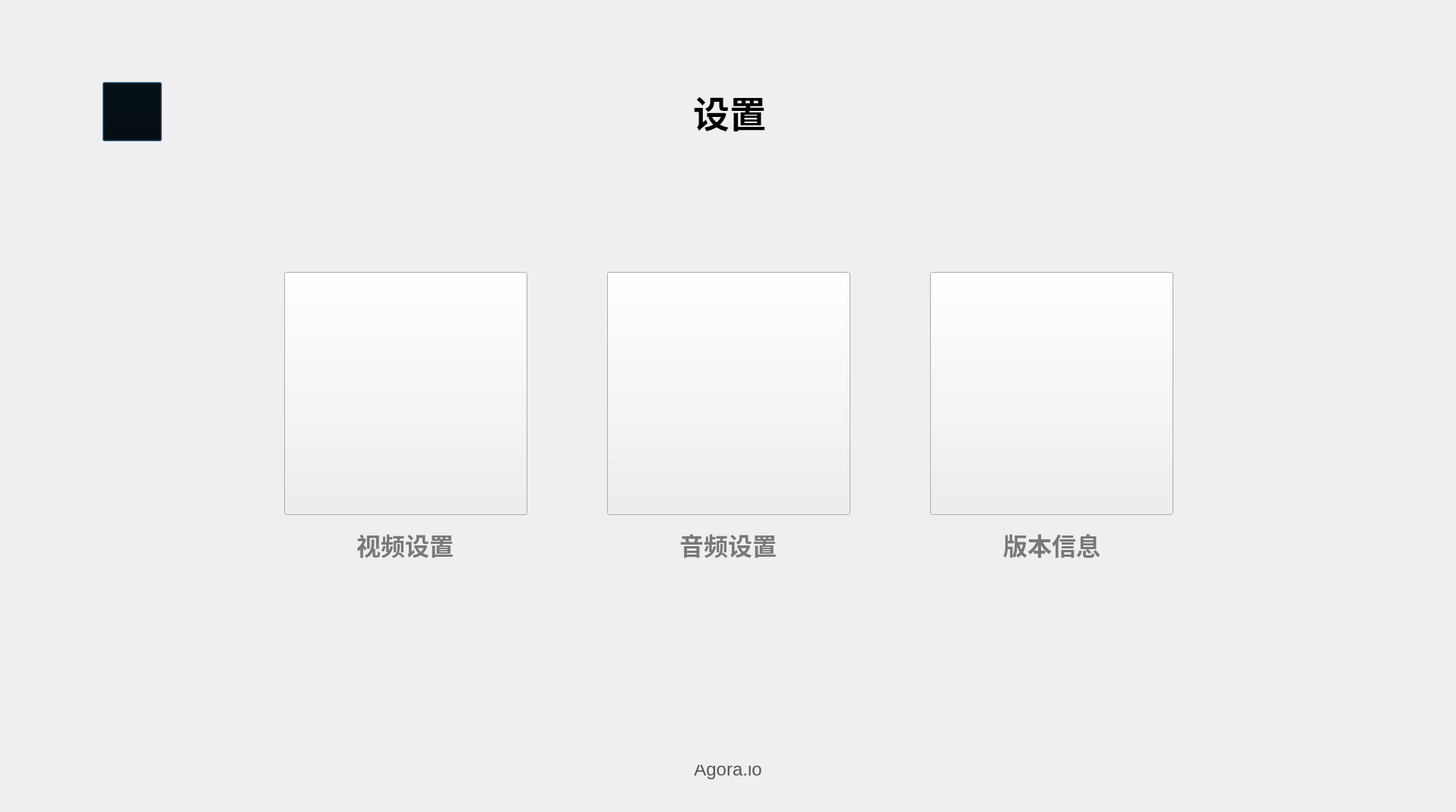
<?xml version="1.0" encoding="UTF-8"?>
<ui version="4.0">
 <class>DlgSettings</class>
 <widget class="QDialog" name="DlgSettings">
  <property name="geometry">
   <rect>
    <x>0</x>
    <y>0</y>
    <width>1916</width>
    <height>1069</height>
   </rect>
  </property>
  <property name="sizePolicy">
   <sizepolicy hsizetype="Ignored" vsizetype="Ignored">
    <horstretch>0</horstretch>
    <verstretch>0</verstretch>
   </sizepolicy>
  </property>
  <property name="minimumSize">
   <size>
    <width>960</width>
    <height>540</height>
   </size>
  </property>
  <property name="maximumSize">
   <size>
    <width>3840</width>
    <height>2160</height>
   </size>
  </property>
  <property name="windowTitle">
   <string>AgoraCourse</string>
  </property>
  <property name="styleSheet">
   <string notr="true"/>
  </property>
  <property name="sizeGripEnabled">
   <bool>false</bool>
  </property>
  <widget class="QWidget" name="horizontalLayoutWidget">
   <property name="geometry">
    <rect>
     <x>0</x>
     <y>0</y>
     <width>1928</width>
     <height>1088</height>
    </rect>
   </property>
   <layout class="QVBoxLayout" name="verticalLayout">
    <property name="spacing">
     <number>0</number>
    </property>
    <property name="sizeConstraint">
     <enum>QLayout::SetNoConstraint</enum>
    </property>
    <property name="leftMargin">
     <number>0</number>
    </property>
    <property name="topMargin">
     <number>0</number>
    </property>
    <item>
     <layout class="QHBoxLayout" name="horizontalLayout_titleButton" stretch="0,0,0">
      <property name="spacing">
       <number>26</number>
      </property>
      <property name="sizeConstraint">
       <enum>QLayout::SetDefaultConstraint</enum>
      </property>
      <property name="leftMargin">
       <number>1692</number>
      </property>
      <property name="topMargin">
       <number>10</number>
      </property>
      <property name="rightMargin">
       <number>20</number>
      </property>
      <property name="bottomMargin">
       <number>0</number>
      </property>
      <item>
       <widget class="QPushButton" name="maxButton">
        <property name="sizePolicy">
         <sizepolicy hsizetype="Preferred" vsizetype="Preferred">
          <horstretch>50</horstretch>
          <verstretch>50</verstretch>
         </sizepolicy>
        </property>
        <property name="minimumSize">
         <size>
          <width>50</width>
          <height>50</height>
         </size>
        </property>
        <property name="maximumSize">
         <size>
          <width>50</width>
          <height>50</height>
         </size>
        </property>
        <property name="styleSheet">
         <string notr="true">QPushButton#maxButton{
    border-image: url(:/AgoraCourse/Resources/dualTeacher/change-glbbtn.png);
    background-image: url(:/AgoraCourse/Resources/dualTeacher/);
    background-color:rgba(0,0,0,0);
}
QPushButton#maxButton:hover {
     border-image: url(:/AgoraCourse/Resources/dualTeacher/change-glbbtn.png);
    background-color:rgba(0,0,0,0);
}
QPushButton#maxButton:pressed {
    border-image: url(:/AgoraCourse/Resources/dualTeacher/change-glbbtn.png);
     background-color:rgba(0,0,0,0);
};
</string>
        </property>
        <property name="text">
         <string/>
        </property>
        <property name="iconSize">
         <size>
          <width>18</width>
          <height>18</height>
         </size>
        </property>
        <property name="autoDefault">
         <bool>false</bool>
        </property>
        <property name="flat">
         <bool>true</bool>
        </property>
       </widget>
      </item>
      <item>
       <widget class="QPushButton" name="minButton">
        <property name="sizePolicy">
         <sizepolicy hsizetype="Ignored" vsizetype="Ignored">
          <horstretch>0</horstretch>
          <verstretch>0</verstretch>
         </sizepolicy>
        </property>
        <property name="minimumSize">
         <size>
          <width>50</width>
          <height>50</height>
         </size>
        </property>
        <property name="maximumSize">
         <size>
          <width>50</width>
          <height>50</height>
         </size>
        </property>
        <property name="styleSheet">
         <string notr="true">QPushButton#minButton{
    border-image: url(:/AgoraCourse/Resources/dualTeacher/mix-glbbtn.png); 
    background-image: url(:/AgoraCourse/Resources/dualTeacher/);
    background-color:rgba(0,0,0,0);
}
QPushButton#minButton:hover {
     background-color:rgba(0,0,0,0);
         border-image: url(:/AgoraCourse/Resources/dualTeacher/mix-glbbtn.png); 
}
QPushButton#minButton:pressed {
    background-color:rgba(0,0,0,0);
    border-image: url(:/AgoraCourse/Resources/dualTeacher/mix-glbbtn.png); 
};
</string>
        </property>
        <property name="text">
         <string/>
        </property>
        <property name="iconSize">
         <size>
          <width>18</width>
          <height>18</height>
         </size>
        </property>
        <property name="autoDefault">
         <bool>false</bool>
        </property>
        <property name="flat">
         <bool>true</bool>
        </property>
       </widget>
      </item>
      <item>
       <widget class="QPushButton" name="closeButton">
        <property name="sizePolicy">
         <sizepolicy hsizetype="Preferred" vsizetype="Preferred">
          <horstretch>0</horstretch>
          <verstretch>0</verstretch>
         </sizepolicy>
        </property>
        <property name="minimumSize">
         <size>
          <width>50</width>
          <height>50</height>
         </size>
        </property>
        <property name="maximumSize">
         <size>
          <width>50</width>
          <height>50</height>
         </size>
        </property>
        <property name="styleSheet">
         <string notr="true">QPushButton#closeButton{
    border-image: url(:/AgoraCourse/Resources/dualTeacher/closes-glbbtn.png);
    background-image: url(:/AgoraCourse/Resources/dualTeacher/);
   background-color:rgba(0,0,0,0);
}
QPushButton#closeButton:hover {
    background-color:rgba(0,0,0,0);
    background-image: url(:/AgoraCourse/Resources/dualTeacher/);
}
QPushButton#closeButton:pressed {
    background-color:rgba(0,0,0,0);
    background-image: url(:/AgoraCourse/Resources/dualTeacher/);
};</string>
        </property>
        <property name="text">
         <string/>
        </property>
        <property name="iconSize">
         <size>
          <width>50</width>
          <height>16</height>
         </size>
        </property>
        <property name="autoDefault">
         <bool>false</bool>
        </property>
        <property name="flat">
         <bool>true</bool>
        </property>
       </widget>
      </item>
     </layout>
    </item>
    <item>
     <layout class="QHBoxLayout" name="horizontalLayout_Setting">
      <property name="spacing">
       <number>700</number>
      </property>
      <property name="sizeConstraint">
       <enum>QLayout::SetDefaultConstraint</enum>
      </property>
      <property name="leftMargin">
       <number>135</number>
      </property>
      <property name="topMargin">
       <number>48</number>
      </property>
      <property name="rightMargin">
       <number>910</number>
      </property>
      <property name="bottomMargin">
       <number>172</number>
      </property>
      <item>
       <widget class="QPushButton" name="btnBack">
        <property name="sizePolicy">
         <sizepolicy hsizetype="Ignored" vsizetype="Ignored">
          <horstretch>0</horstretch>
          <verstretch>0</verstretch>
         </sizepolicy>
        </property>
        <property name="minimumSize">
         <size>
          <width>78</width>
          <height>78</height>
         </size>
        </property>
        <property name="maximumSize">
         <size>
          <width>78</width>
          <height>78</height>
         </size>
        </property>
        <property name="styleSheet">
         <string notr="true">QPushButton#btnBack{
	border-image: url(:/AgoraCourse/Resources/dualTeacher/backbtn-glb.png);
    background-color: #00000000;
}</string>
        </property>
        <property name="text">
         <string/>
        </property>
       </widget>
      </item>
      <item>
       <widget class="QLabel" name="labSetting">
        <property name="enabled">
         <bool>true</bool>
        </property>
        <property name="sizePolicy">
         <sizepolicy hsizetype="Ignored" vsizetype="Ignored">
          <horstretch>0</horstretch>
          <verstretch>0</verstretch>
         </sizepolicy>
        </property>
        <property name="minimumSize">
         <size>
          <width>0</width>
          <height>33</height>
         </size>
        </property>
        <property name="maximumSize">
         <size>
          <width>96</width>
          <height>134</height>
         </size>
        </property>
        <property name="font">
         <font>
          <pointsize>-1</pointsize>
          <bold>false</bold>
         </font>
        </property>
        <property name="layoutDirection">
         <enum>Qt::LeftToRight</enum>
        </property>
        <property name="styleSheet">
         <string notr="true">QLabel#labSetting{
font-size: 48px;
background-image: url(:/AgoraCourse/Resources/dualTeacher/);
font-family: PingFangSC-Medium, PingFang SC;
font-weight: 500;
color: #000000;
line-height: 67px;
}</string>
        </property>
        <property name="lineWidth">
         <number>0</number>
        </property>
        <property name="text">
         <string>设置</string>
        </property>
        <property name="scaledContents">
         <bool>true</bool>
        </property>
        <property name="alignment">
         <set>Qt::AlignCenter</set>
        </property>
       </widget>
      </item>
     </layout>
    </item>
    <item>
     <layout class="QHBoxLayout" name="horizontalLayout_OptionButton">
      <property name="spacing">
       <number>106</number>
      </property>
      <property name="sizeConstraint">
       <enum>QLayout::SetDefaultConstraint</enum>
      </property>
      <property name="leftMargin">
       <number>374</number>
      </property>
      <property name="topMargin">
       <number>0</number>
      </property>
      <property name="rightMargin">
       <number>374</number>
      </property>
      <item>
       <layout class="QVBoxLayout" name="verticalLayout_Video">
        <property name="spacing">
         <number>20</number>
        </property>
        <item>
         <widget class="QPushButton" name="btnVideo">
          <property name="sizePolicy">
           <sizepolicy hsizetype="Ignored" vsizetype="Fixed">
            <horstretch>0</horstretch>
            <verstretch>0</verstretch>
           </sizepolicy>
          </property>
          <property name="minimumSize">
           <size>
            <width>320</width>
            <height>320</height>
           </size>
          </property>
          <property name="maximumSize">
           <size>
            <width>16777215</width>
            <height>16777215</height>
           </size>
          </property>
          <property name="styleSheet">
           <string notr="true">QPushButton#btnVideo{
	image: url(:/AgoraCourse/Resources/dualTeacher/icon-camset-white.png);
     background-color: #FF82807E;
    border-width: 1px;
    border-radius: 24px;
     border-color:   #FFFFFFFF;
}

QPushButton#btnVideo:hover{
image:url(:/AgoraCourse/Resources/dualTeacher/icon-camera-setting.png)
    background-color: #FFFFFFFF;
    border-width: 1px;
    border-radius: 24px;
    border-color:   #FFFFFFFF;
	
}
QPushButton#btnVideo:pressed{
image: url(:/AgoraCourse/Resources/dualTeacher/icon-camera-setting.png)
    background-color: #FFFFFFFF;
    border-width: 1px;
    border-radius: 24px;
    border-color:   #FFFFFFFF;
};</string>
          </property>
          <property name="text">
           <string/>
          </property>
         </widget>
        </item>
        <item alignment="Qt::AlignHCenter">
         <widget class="QLabel" name="labelVideo">
          <property name="minimumSize">
           <size>
            <width>0</width>
            <height>45</height>
           </size>
          </property>
          <property name="styleSheet">
           <string notr="true">QLabel#labelVideo{
font-size: 32px;
font-family: PingFangSC-Medium, PingFang SC;
font-weight: 500;
color: rgba(0, 0, 0, 0.5);
line-height: 45px;
}</string>
          </property>
          <property name="text">
           <string>视频设置</string>
          </property>
          <property name="alignment">
           <set>Qt::AlignCenter</set>
          </property>
         </widget>
        </item>
       </layout>
      </item>
      <item>
       <layout class="QVBoxLayout" name="verticalLayout_Audio">
        <property name="spacing">
         <number>20</number>
        </property>
        <item>
         <widget class="QPushButton" name="btnAudio">
          <property name="sizePolicy">
           <sizepolicy hsizetype="Ignored" vsizetype="Fixed">
            <horstretch>0</horstretch>
            <verstretch>0</verstretch>
           </sizepolicy>
          </property>
          <property name="minimumSize">
           <size>
            <width>320</width>
            <height>320</height>
           </size>
          </property>
          <property name="styleSheet">
           <string notr="true">QPushButton#btnAudio{
    
	image: url(:/AgoraCourse/Resources/dualTeacher/icon-phoset-white.png);
    background-color: #FF82807E;
    border-width: 1px;
    border-radius: 24px;
    border-color:   #FFFFFFFF;
}

QPushButton#btnAudio:hover{
url(:/AgoraCourse/Resources/dualTeacher/icon-phone-setting.png)
    background-color: #FFFFFFFF;
    border-width: 1px;
    border-radius: 24px;
    border-color:   #FFFFFFFF;
	
}
QPushButton#btnAudio:pressed{
 url(:/AgoraCourse/Resources/dualTeacher/icon-phone-setting.png)
    background-color: #FFFFFFFF;
    border-width: 1px;
    border-radius: 24px;
    border-color:   #FFFFFFFF;
};</string>
          </property>
          <property name="text">
           <string/>
          </property>
         </widget>
        </item>
        <item alignment="Qt::AlignHCenter">
         <widget class="QLabel" name="labelAudio">
          <property name="minimumSize">
           <size>
            <width>0</width>
            <height>45</height>
           </size>
          </property>
          <property name="styleSheet">
           <string notr="true">QLabel#labelAudio{
font-size: 32px;
font-family: PingFangSC-Medium, PingFang SC;
font-weight: 500;
color: rgba(0, 0, 0, 0.5);
line-height: 45px;
}</string>
          </property>
          <property name="text">
           <string>音频设置</string>
          </property>
          <property name="alignment">
           <set>Qt::AlignCenter</set>
          </property>
         </widget>
        </item>
       </layout>
      </item>
      <item>
       <layout class="QVBoxLayout" name="verticalLayout_Version">
        <property name="spacing">
         <number>20</number>
        </property>
        <item>
         <widget class="QPushButton" name="btnVersion">
          <property name="sizePolicy">
           <sizepolicy hsizetype="Ignored" vsizetype="Fixed">
            <horstretch>0</horstretch>
            <verstretch>0</verstretch>
           </sizepolicy>
          </property>
          <property name="minimumSize">
           <size>
            <width>320</width>
            <height>320</height>
           </size>
          </property>
          <property name="styleSheet">
           <string notr="true">QPushButton#btnVersion{
    
	image: url(:/AgoraCourse/Resources/dualTeacher/icon-verset-white.png);
    background-color: #FF82807E;
    border-width: 1px;
    border-radius: 24px;
    border-color:   #FFFFFFFF;
}

QPushButton#btnVersion:hover{
url(:/AgoraCourse/Resources/dualTeacher/icon-version-setting.png)
    background-color: #FFFFFFFF;
    border-width: 1px;
    border-radius: 24px;
    border-color:   #FFFFFFFF;
	
}
QPushButton#btnVersion:pressed{
 url(:/AgoraCourse/Resources/dualTeacher/icon-version-setting.png)
    background-color: #FFFFFFFF;
    border-width: 1px;
    border-radius: 24px;
    border-color:   #FFFFFFFF;
};</string>
          </property>
          <property name="text">
           <string/>
          </property>
         </widget>
        </item>
        <item alignment="Qt::AlignHCenter">
         <widget class="QLabel" name="labelVersion">
          <property name="minimumSize">
           <size>
            <width>320</width>
            <height>45</height>
           </size>
          </property>
          <property name="styleSheet">
           <string notr="true">QLabel#labelVersion{
font-size: 32px;
font-family: PingFangSC-Medium, PingFang SC;
font-weight: 500;
color: rgba(0, 0, 0, 0.5);
line-height: 45px;
}</string>
          </property>
          <property name="text">
           <string>版本信息</string>
          </property>
          <property name="alignment">
           <set>Qt::AlignCenter</set>
          </property>
         </widget>
        </item>
       </layout>
      </item>
     </layout>
    </item>
    <item>
     <layout class="QHBoxLayout" name="horizontalLayout_2">
      <property name="spacing">
       <number>0</number>
      </property>
      <property name="leftMargin">
       <number>0</number>
      </property>
      <property name="topMargin">
       <number>268</number>
      </property>
      <property name="rightMargin">
       <number>0</number>
      </property>
      <property name="bottomMargin">
       <number>50</number>
      </property>
      <item alignment="Qt::AlignHCenter">
       <widget class="QLabel" name="label">
        <property name="sizePolicy">
         <sizepolicy hsizetype="Ignored" vsizetype="Ignored">
          <horstretch>0</horstretch>
          <verstretch>0</verstretch>
         </sizepolicy>
        </property>
        <property name="minimumSize">
         <size>
          <width>0</width>
          <height>20</height>
         </size>
        </property>
        <property name="maximumSize">
         <size>
          <width>200</width>
          <height>60</height>
         </size>
        </property>
        <property name="styleSheet">
         <string notr="true">font-size: 24px;
font-family: Helvetica;
color: #575757;
line-height: 29px;
background-color: rgba(0, 0, 0, 0);
border-image: url(:/AgoraCourse/Resources/dualTeacher);</string>
        </property>
        <property name="text">
         <string>Agora.io</string>
        </property>
        <property name="alignment">
         <set>Qt::AlignBottom|Qt::AlignHCenter</set>
        </property>
       </widget>
      </item>
     </layout>
    </item>
   </layout>
  </widget>
 </widget>
 <layoutdefault spacing="6" margin="11"/>
 <resources>
  <include location="agoracourse.qrc"/>
 </resources>
 <connections/>
</ui>
